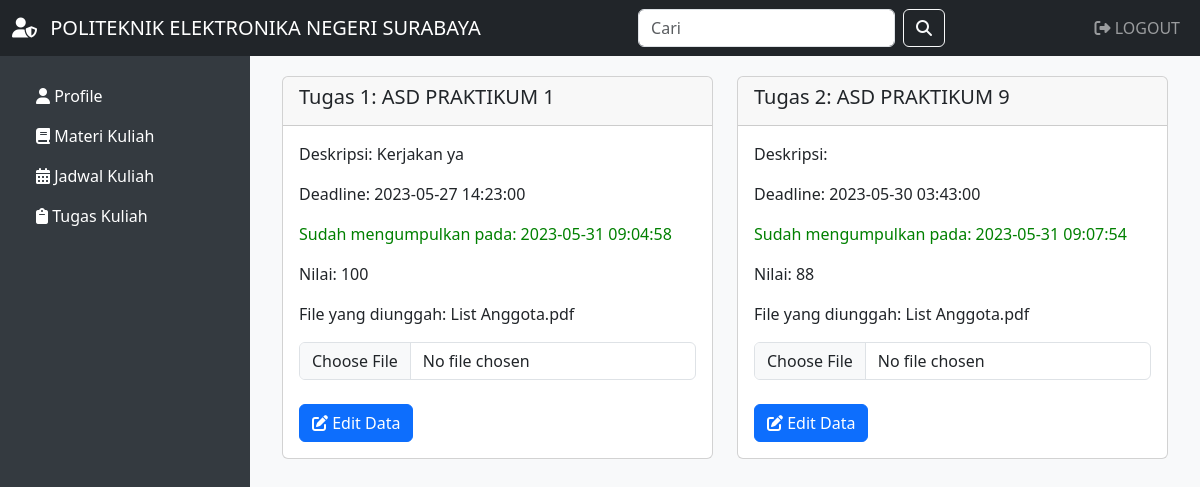
The page /isitugas.php?id_dosen=1&id_mahasiswa=24 (signed in) on the database as committed earlier.
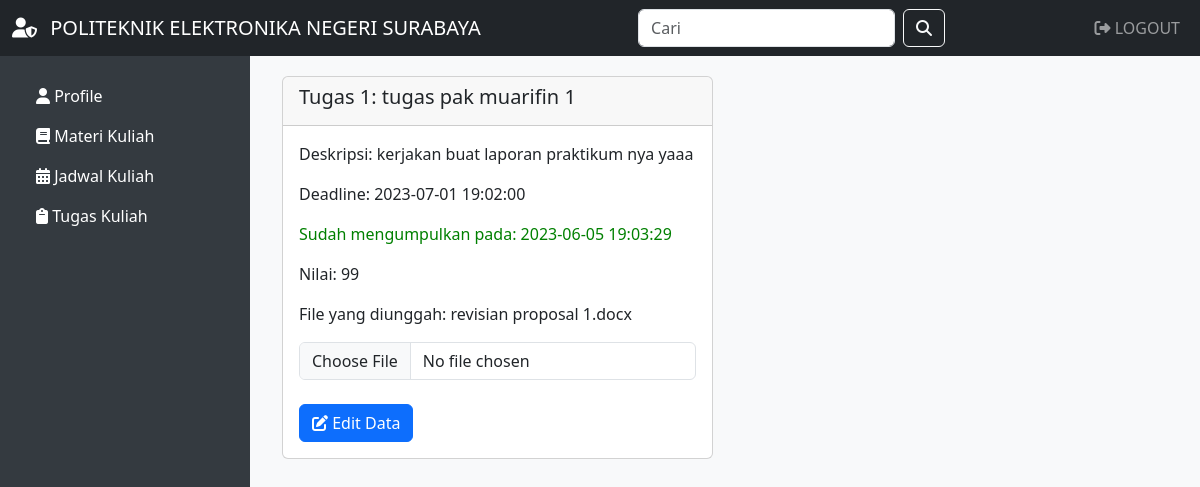
The same page on the database as committed later.
### tables this page shows
CREATE TABLE `tugas` (
  `id_tugas` int(11) NOT NULL,
  `id_dosen` int(11) NOT NULL,
  `judul` varchar(255) NOT NULL,
  `deskripsi` varchar(255) NOT NULL,
  `deadline` datetime NOT NULL,
  `nilai` int(11) NOT NULL,
  `file` varchar(255) NOT NULL
);

CREATE TABLE `pengumpulan` (
  `id_pengumpulan` int(11) NOT NULL,
  `id_mahasiswa` int(11) NOT NULL,
  `id_tugas` int(11) NOT NULL,
  `file` varchar(255) NOT NULL,
  `waktu` datetime NOT NULL,
  `nilai` varchar(225) NOT NULL
);

### isitugas.php (the view, shortened to what this page needs)
<?php
include 'koneksi.php';
$id_dosen = $_GET['id_dosen'];
$query = "SELECT * FROM tugas WHERE id_dosen = '$id_dosen'";
$result = mysqli_query($koneksi, $query);
?>
<!DOCTYPE html>
<html lang="en">
<head>
    <link rel="stylesheet" href="https://cdnjs.cloudflare.com/ajax/libs/font-awesome/6.0.0-beta3/css/all.min.css">
    <link href="https://cdn.jsdelivr.net/npm/bootstrap@5.3.0-alpha2/dist/css/bootstrap.min.css" rel="stylesheet">
</head>
<body>
    <nav class="navbar navbar-expand-lg navbar-dark bg-dark text-uppercase">
        <div class="container-fluid">
            <a class="navbar-brand" href="index.php">
                <i class="fas fa-user-shield me-2"></i> Politeknik Elektronika Negeri Surabaya
            </a>
            <div class="collapse navbar-collapse" id="navbarSupportedContent">
                <form class="d-flex ms-auto">
                    <input class="form-control me-2" type="search" placeholder="Cari" aria-label="Search">
                    <button class="btn btn-outline-light" type="submit">
                        <i class="fas fa-search"></i>
                    </button>
                </form>
                <ul class="navbar-nav ms-auto">
                    <li class="nav-item">
                        <a class="nav-link" href="logout.php"><i class="fas fa-sign-out-alt"></i> Logout</a>
                    </li>
                </ul>
            </div>
        </div>
    </nav>
    <div class="dashboard">
        <ul class="nav flex-column">
            <li class="nav-item">
                <a class="nav-link active text-white" href="halmahasiswa.php"><i class="fas fa-user"></i> Profile</a>
            </li>
            <li class="nav-item">
                <a class="nav-link active text-white" href="materimahasiswa.php"><i class="fas fa-book"></i> Materi Kuliah</a>
            </li>
            <li class="nav-item">
                <a class="nav-link active text-white" href="jadwalmahasiswa.php"><i class="fas fa-calendar-alt"></i> Jadwal Kuliah</a>
            </li>
            <li class="nav-item">
                <a class="nav-link active text-white" href="tugasmahasiswa.php"><i class="fas fa-clipboard"></i> Tugas Kuliah</a>
            </li>
        </ul>
    </div>
    <div class="content">
        <div class="container">
            <div class="row">
                <?php
                $no = 1;
                if ($result && mysqli_num_rows($result) > 0) {
                    while ($data = mysqli_fetch_assoc($result)) {
                        $id_tugas = $data['id_tugas'];
                        $query_pengumpulan = "SELECT * FROM pengumpulan WHERE id_tugas = '$id_tugas'";
                        $result_pengumpulan = mysqli_query($koneksi, $query_pengumpulan);
                        $pengumpulan_data = mysqli_fetch_assoc($result_pengumpulan);
                ?>
                        <div class="col-lg-6">
                            <div class="card mb-4">
                                <div class="card-header">
                                    <h5 class="card-title">Tugas <?php echo $no++ ?>: <?php echo $data['judul']; ?></h5>
                                </div>
                                <div class="card-body">
                                    <p class="card-text">Deskripsi: <?php echo $data['deskripsi']; ?></p>
                                    <p class="card-text">Deadline: <?php echo $data['deadline']; ?></p>
                                    <?php if ($pengumpulan_data) { ?>
                                        <p style="color: green;">Sudah mengumpulkan pada: <?php echo $pengumpulan_data['waktu']; ?></p>
                                        <p class="card-text">Nilai: <?php echo $pengumpulan_data['nilai']; ?></p>
                                        <p>File yang diunggah: <?php echo $pengumpulan_data['file']; ?></p>
                                    <?php } else { ?>
                                        <p style="color: red;">Belum Mengumpulkan</p>
                                    <?php } ?>
                                    <form method="post" action="submittugasmahasiswa.php" enctype="multipart/form-data">
                                        <?php if ($pengumpulan_data) { ?>
                                            <input type="file" name="file" class="form-control" id="inputGroupFile01" required="required">
                                            <br>
                                            <button type="submit" name="submit" value="edit" class="btn btn-primary"><i class="fas fa-edit"></i> Edit Data</button>
                                        <?php } else { ?>
                                            <input type="file" name="file" class="form-control" id="inputGroupFile01" required="required">
                                            <br>
                                            <button type="submit" name="submit" value="submit" class="btn btn-primary"><i class="fas fa-upload"></i> Unggah</button>
                                        <?php } ?>
                                    </form>
                                </div>
                            </div>
                        </div>
                    <?php
                    }
                } else {
                    ?>
                    <div class="col-md-12">
                        <p>Tidak ada data tugas yang tersedia</p>
                    </div>
                <?php
                }
                ?>
            </div>
        </div>
    </div>
</body>
</html>

### isitugas.php (style rules this page uses)
.dashboard { background-color: #343a40; color: #fff; padding: 20px; }
.dashboard .nav-link { color: #fff; }
.content { padding: 20px; background-color: #f8f9fa; }
@media (min-width: 992px) { .dashboard { position: fixed; top: 56px; bottom: 0; left: 0; width: 250px; overflow-y: auto; } }
@media (min-width: 992px) { .content { margin-left: 250px; height: calc(100vh - 56px); overflow-y: auto; } }

Rows that differ between the two databases and show on the page:
removed tugas: judul "ASD PRAKTIKUM 1", deskripsi "Kerjakan ya", deadline "2023-05-27 14:23:00", pengumpulan.waktu "2023-05-31 09:04:58", pengumpulan.nilai "100", pengumpulan.file "List Anggota.pdf"
removed tugas: judul "ASD PRAKTIKUM 9", deadline "2023-05-30 03:43:00", pengumpulan.waktu "2023-05-31 09:07:54", pengumpulan.nilai "88", pengumpulan.file "List Anggota.pdf"
added tugas: judul "tugas pak muarifin 1", deskripsi "kerjakan buat laporan praktikum nya yaaa", deadline "2023-07-01 19:02:00", pengumpulan.waktu "2023-06-05 19:03:29", pengumpulan.nilai "99", pengumpulan.file "revisian proposal 1.docx"
